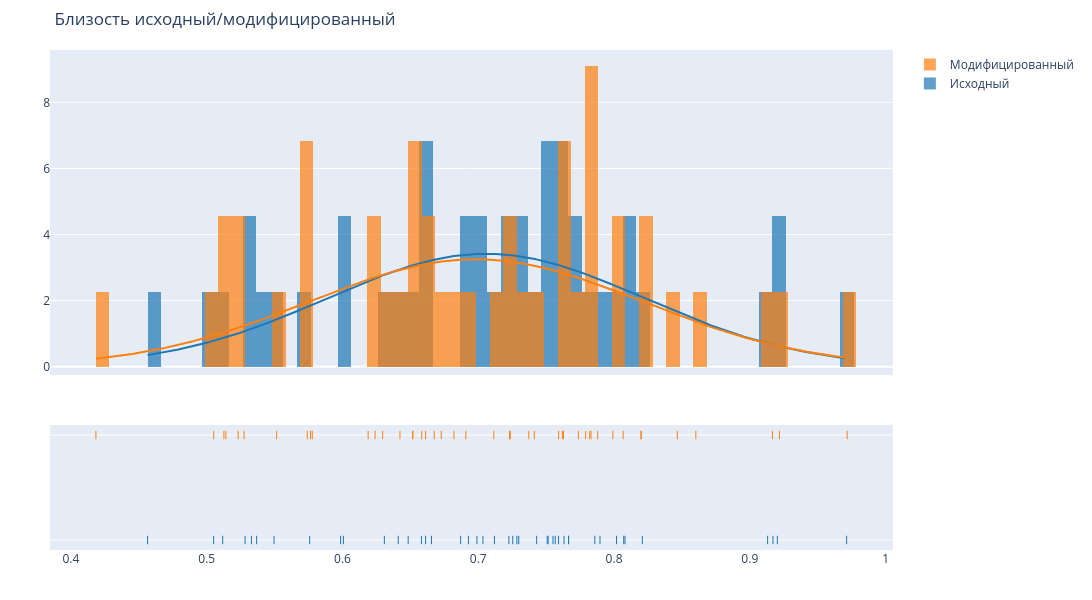

This figure's notebook cell:
### Code cell
group_labels = ['Исходный', 'Модифицированный']

# Create distplot with curve_type set to 'normal'
fig = ff.create_distplot([base["similarity"], perturb["similarity"]], group_labels, bin_size=.01,
                         curve_type='normal', # override default 'kde'
                         rug_text=[base.index,perturb.index]
                        )

# Add title
fig.update_layout(title_text='Близость исходный/модифицированный')
# 3. Настраиваем ширину, высоту и другие параметры макета
fig.update_layout(
    width=1200,   # Ширина в пикселях
    height=600,  # Высота в пикселях
    margin=dict(l=50, r=50, t=50, b=50) # Отступы от краев (опционально)
)
fig.show()

### Figure 1 — Plotly figure (JSON) as saved in the notebook; plotly's stock layout.template omitted (floating-point values rounded to 4 significant figures; data arrays with more than 128 entries replaced by an {"elided": "..."} marker saying what was removed)
{"data": [{"autobinx": false, "histnorm": "probability density", "legendgroup": "Исходный", "marker": {"color": "rgb(31, 119, 180)"}, "name": "Исходный", "opacity": 0.7, "type": "histogram", "x": [0.5329, 0.4565, 0.9131, 0.743, 0.8018, 0.5282, 0.7035, 0.6655, 0.8209, 0.7285, 0.8081, 0.7632, 0.7254, 0.7896, 0.7591, 0.7665, 0.5986, 0.7515, 0.687, 0.6007, 0.9203, 0.9171, 0.9713, 0.5758, 0.5367, 0.7298, 0.6581, 0.7567, 0.7551, 0.5118, 0.6411, 0.7225, 0.699, 0.6612, 0.5051, 0.6308, 0.5496, 0.6484, 0.7508, 0.7665, 0.7119, 0.8071, 0.7858, 0.6928], "xaxis": "x", "xbins": {"end": 0.9713, "size": 0.01, "start": 0.4565}, "yaxis": "y"}, {"autobinx": false, "histnorm": "probability density", "legendgroup": "Модифицированный", "marker": {"color": "rgb(255, 127, 14)"}, "name": "Модифицированный", "opacity": 0.7, "type": "histogram", "x": [0.4184, 0.5231, 0.8603, 0.7412, 0.82, 0.5275, 0.8199, 0.624, 0.6189, 0.6518, 0.7821, 0.7372, 0.6821, 0.7791, 0.7831, 0.6727, 0.7991, 0.9218, 0.9717, 0.7737, 0.5741, 0.5764, 0.9167, 0.5141, 0.5515, 0.7236, 0.7628, 0.6584, 0.8067, 0.5127, 0.6423, 0.6612, 0.723, 0.6676, 0.6296, 0.5052, 0.5777, 0.6518, 0.7115, 0.762, 0.7592, 0.788, 0.8466, 0.6908], "xaxis": "x", "xbins": {"end": 0.9717, "size": 0.01, "start": 0.4184}, "yaxis": "y"}, {"legendgroup": "Исходный", "marker": {"color": "rgb(31, 119, 180)"}, "mode": "lines", "name": "Исходный", "showlegend": false, "type": "scatter", "x": {"elided": "500 float values"}, "xaxis": "x", "y": {"elided": "500 float values"}, "yaxis": "y"}, {"legendgroup": "Модифицированный", "marker": {"color": "rgb(255, 127, 14)"}, "mode": "lines", "name": "Модифицированный", "showlegend": false, "type": "scatter", "x": {"elided": "500 float values"}, "xaxis": "x", "y": {"elided": "500 float values"}, "yaxis": "y"}, {"legendgroup": "Исходный", "marker": {"color": "rgb(31, 119, 180)", "symbol": "line-ns-open"}, "mode": "markers", "name": "Исходный", "showlegend": false, "text": [9259.0, 9263.0, 9264.0, 9266.0, 9272.0, 9273.0, 9275.0, 9278.0, 9280.0, 9281.0, 9286.0, 9287.0, 2841.0, 2844.0, 2846.0, 2847.0, 2849.0, 2851.0, 2855.0, 2856.0, 2858.0, 2859.0, 2861.0, 2862.0, 2866.0, 2867.0, 9546.0, 9548.0, 9549.0, 9550.0, 9553.0, 9554.0, 9556.0, 9558.0, 9561.0, 9563.0, 9565.0, 9569.0, 9573.0, 9574.0, 9577.0, 9579.0, 9581.0, 9582.0], "type": "scatter", "x": [0.5329, 0.4565, 0.9131, 0.743, 0.8018, 0.5282, 0.7035, 0.6655, 0.8209, 0.7285, 0.8081, 0.7632, 0.7254, 0.7896, 0.7591, 0.7665, 0.5986, 0.7515, 0.687, 0.6007, 0.9203, 0.9171, 0.9713, 0.5758, 0.5367, 0.7298, 0.6581, 0.7567, 0.7551, 0.5118, 0.6411, 0.7225, 0.699, 0.6612, 0.5051, 0.6308, 0.5496, 0.6484, 0.7508, 0.7665, 0.7119, 0.8071, 0.7858, 0.6928], "xaxis": "x", "y": ["Исходный", "Исходный", "Исходный", "Исходный", "Исходный", "Исходный", "Исходный", "Исходный", "Исходный", "Исходный", "Исходный", "Исходный", "Исходный", "Исходный", "Исходный", "Исходный", "Исходный", "Исходный", "Исходный", "Исходный", "Исходный", "Исходный", "Исходный", "Исходный", "Исходный", "Исходный", "Исходный", "Исходный", "Исходный", "Исходный", "Исходный", "Исходный", "Исходный", "Исходный", "Исходный", "Исходный", "Исходный", "Исходный", "Исходный", "Исходный", "Исходный", "Исходный", "Исходный", "Исходный"], "yaxis": "y2"}, {"legendgroup": "Модифицированный", "marker": {"color": "rgb(255, 127, 14)", "symbol": "line-ns-open"}, "mode": "markers", "name": "Модифицированный", "showlegend": false, "text": [9263.0, 9259.0, 9264.0, 9266.0, 9272.0, 9273.0, 9280.0, 9275.0, 9278.0, 9281.0, 9286.0, 2841.0, 2846.0, 9287.0, 2847.0, 2849.0, 2844.0, 2859.0, 2861.0, 2851.0, 2855.0, 2862.0, 2858.0, 2856.0, 2866.0, 2867.0, 9548.0, 9546.0, 9549.0, 9550.0, 9553.0, 9558.0, 9554.0, 9556.0, 9563.0, 9561.0, 9565.0, 9569.0, 9577.0, 9573.0, 9574.0, 9579.0, 9581.0, 9582.0], "type": "scatter", "x": [0.4184, 0.5231, 0.8603, 0.7412, 0.82, 0.5275, 0.8199, 0.624, 0.6189, 0.6518, 0.7821, 0.7372, 0.6821, 0.7791, 0.7831, 0.6727, 0.7991, 0.9218, 0.9717, 0.7737, 0.5741, 0.5764, 0.9167, 0.5141, 0.5515, 0.7236, 0.7628, 0.6584, 0.8067, 0.5127, 0.6423, 0.6612, 0.723, 0.6676, 0.6296, 0.5052, 0.5777, 0.6518, 0.7115, 0.762, 0.7592, 0.788, 0.8466, 0.6908], "xaxis": "x", "y": ["Модифицированный", "Модифицированный", "Модифицированный", "Модифицированный", "Модифицированный", "Модифицированный", "Модифицированный", "Модифицированный", "Модифицированный", "Модифицированный", "Модифицированный", "Модифицированный", "Модифицированный", "Модифицированный", "Модифицированный", "Модифицированный", "Модифицированный", "Модифицированный", "Модифицированный", "Модифицированный", "Модифицированный", "Модифицированный", "Модифицированный", "Модифицированный", "Модифицированный", "Модифицированный", "Модифицированный", "Модифицированный", "Модифицированный", "Модифицированный", "Модифицированный", "Модифицированный", "Модифицированный", "Модифицированный", "Модифицированный", "Модифицированный", "Модифицированный", "Модифицированный", "Модифицированный", "Модифицированный", "Модифицированный", "Модифицированный", "Модифицированный", "Модифицированный"], "yaxis": "y2"}], "layout": {"barmode": "overlay", "height": 600, "hovermode": "closest", "legend": {"traceorder": "reversed"}, "margin": {"b": 50, "l": 50, "r": 50, "t": 50}, "title": {"text": "Близость исходный/модифицированный"}, "width": 1200, "xaxis": {"anchor": "y2", "domain": [0, 1], "zeroline": false}, "yaxis": {"anchor": "free", "domain": [0.35, 1], "position": 0}, "yaxis2": {"anchor": "x", "domain": [0, 0.25], "dtick": 1, "showticklabels": false}}}
